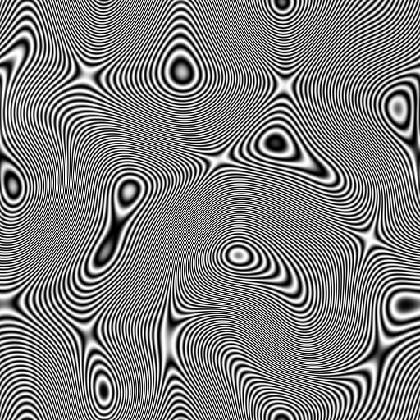
%> input picture periodic_pattern.tif, 420 x 420 px, shrunk from 512 x 512 before the run
$ octave simulation.m   (GNU Octave 9; MATLAB toolbox functions it lacks are replaced by stand-ins)
%> lines starting %> are read from the running program, lines starting %| are printed output that depends on the picture; in (x1, y1, x2, y2) boxes, pixels count from 0 and x2, y2 are one past the last pixel; in counts of white or black regions, pixels touching at a corner belong together; the program's own positions count from 1
### generate_sim_parameters.m
function p = generate_sim_parameters(period,Na,Np)
% p = generate_sim_parameters(period,Na,Np)
%
% Generate a set of parameters for SIM data
%

L = Na*Np;
period = period * ones(Np,Na);
theta = kron((0:Na-1)/Na*180, ones(Np,1)) + 15;
shifts = kron(ones(1,Na), (0:Np-1)'/Np);
amplitudes = 0.1 + 0.05*rand(Np,Na);
for l = 1:L
    p(l).period = period(l);
    p(l).orientation = theta(l);
    p(l).shift = shifts(l);
    p(l).amplitude = amplitudes(l);
end

### generate_sim_modulation.m
function m = generate_sim_modulation(dims, p, type, rounded)
% m = generate_sim_modulation(dims, p, type, rounded)
% m = generate_sim_modulation(dims, p, type)
% m = generate_sim_modulation(dims, p)
%
% Generate structured illumination modulation
%
% Jerome Boulanger 2018
if numel(dims) == 1
    dims = [dims dims];
end
if nargin < 3
    type = 1;
end
if nargin < 3
    rounded = false;
end

L = numel(p);
[x,y] = meshgrid(0:dims(2)-1,0:dims(1)-1);
m = zeros(dims(1),dims(2),L);

for l = 1:L
    kx = cosd(p(l).orientation) / p(l).period;
    ky = sind(p(l).orientation) / p(l).period;
    if rounded == true
        kx = round(dims(2) * kx) / dims(2);
        ky = round(dims(1) * ky) / dims(1);
    end
    m(:,:,l) = kx*x + ky*y + p(l).shift;
    if type==0
        m(:,:,l) = double(mod(m(:,:,l), 1) < 2/3);
    else
        m(:,:,l) = 0.5*(1+p(l).amplitude * cos(2*pi*m(:,:,l)));
    end
end

### generate_otf.m
function otf = generate_otf(n,p)
% otf = generate_otf(n,p)
% generate an ideal 2d optical transfert function
%
% n is the size of the image
% p is the cutoff period in pixels
%
% Jerome Boulanger (2018)

v0 = n/p;
[x, y] = meshgrid(-n/2 : n/2-1, -n/2 : n/2-1);
v = min(1,  sqrt(x.^2 + y.^2) / v0);
otf = 2 / pi * (acos(v) - v .* sqrt(1-v.*v));
otf = fftshift(otf);
otf = otf ./ max(otf(:));

### generate_sim_data.m
function [data,otf] = generate_sim_data(obj,m,otf,zoom,noise_std)

L = size(m,3);
data = real(ifft2(fft2(m.*repmat(obj,[1 1 L])) .* repmat(otf,[1 1 L])));
if zoom == 2
    % downsample data;
    data = fftshift(fftshift(fft2(data),1),2);
    data = data(size(data,1)/4+1:3*size(data,1)/4,size(data,2)/4+1:3*size(data,2)/4,:);
    data = real(ifft2(ifftshift(ifftshift(data,2),1)));
    % downsample the otf
    otf = fftshift(otf);
    otf = otf(size(otf,1)/4+1:3*size(otf,1)/4,size(otf,2)/4+1:3*size(otf,2)/4,:);
    otf = ifftshift(otf);
end
data = data + noise_std * randn(size(data));

### estimate_sim_parameters.m
function p = estimate_sim_parameters(data,otf,visu)
%
% p = estimate_sim_param(data,otf,visu)
% p = estimate_sim_param(data,otf)
% p = estimate_sim_param(data)
%
% Estimate modulation in structured illumination microscopy data
%
% Input :
% - data is a 3d arrays with angles x phases in the 3d dimension
% - otf is optional and used to normalized amplitudes (centered in (1,1))
% Output :
% - p is a array of structures period [px], orientation [deg], phase [fraction of 2*pi], amplitude
%
%
% The modulation period should be between 2 and 6 pixels
%
% Jerome Boulanger & James Manton 2018

if nargin < 3
    visu = false;
end

%
% estimate the period and orientation
if visu
    figure(1);clf;
end

avg = mean(data,3);
[x,y] = meshgrid(0:3*size(data,2)-1,0:3*size(data,1)-1);
D = sqrt((x - size(x,1)/2).^2 + (y - size(y,1)/2).^2);
D = double(D > 0.15 * size(D,1) ) .* double(D < 0.5 * size(D,1));
scales = logspace(2,8,20); % dft oversampling factors
for l = 1:size(data,3)
    I = tape(del2((data(:,:,l)-avg).*avg),  0.75);
    r0 = ifft2( I  , 3 * size(I,1), 3 * size(I,2) );
    r0 = abs(fftshift(r0));
    r0 = r0 .* D;
    [ky, kx] = find(r0 == max(r0(:)),1);
    [kx, ky] = fit_quadratic_peak(r0,kx,ky,1);
    kx = (kx - size(r0,2) / 2 - 1) * size(data,2) / size(r0,2);
    ky = (ky - size(r0,1) / 2 - 1) * size(data,1) / size(r0,1);
    X = [];
    Y = [];
    for j = 1:numel(scales)
        r1 = abs(dft(I,[ky;kx], scales(j), 255));
        [dy, dx] = find(r1 == max(r1(:)),1);
        [dx, dy] = fit_quadratic_peak(r1,dx,dy,10);
        kx = kx - (dx - size(r1,2) / 2 - 1) / scales(j);
        ky = ky - (dy - size(r1,1) / 2 - 1) / scales(j);
        if visu
            X(j) = kx;
            Y(j) = ky;
            figure(1);
            subplot(221);
            imshow(r0,[]);
            hold on;
            plot(3*kx+size(r0,2)/2+1,3*ky+size(r0,1)/2+1,'ro');
            hold off;
            subplot(222);
            imshow(r1,[]);
            hold on;
            plot(dx,dy,'ro');
            plot(size(r1,2)/2+1,size(r1,1)/2+1,'g+');
            plot(X,Y);
            hold off;
            drawnow;
            subplot(223);
            plot(X,Y);
            axis ij;
            xlabel('X');
            ylabel('Y');
            title(sprintf('iteration %d', j))
        end
    end
    p(l).period = size(data,1) / norm([kx;ky]);
    p(l).orientation = mod(atan2d(ky,kx),180);
end

% estimate phase and amplitude
[x,y] = meshgrid(0:size(data,2)-1,0:size(data,1)-1);
% define  weigths
w = sqrt(abs(reshape(mean(data,3),[size(data,1)*size(data,2),1])));
for l = 1:size(data,3)
    kx = size(data,2) * cosd(p(l).orientation) / p(l).period;
    ky = size(data,1) * sind(p(l).orientation) / p(l).period;
    z = 2 * pi * (kx .* x + ky .* y) / size(data,1);
    b = reshape(data(:,:,l),[size(data,1)*size(data,2),1]);
    if nargin < 2
        a = 1;
    else
        a = otf(round(norm([kx;ky])));
        if a == 0
            a = 1;
        end
    end
    A = [a.*w.*cos(z(:)) -a.*w.*sin(z(:)) w.*ones(numel(z),1)];
    v = (A'*A)\A'*b;
    p(l).shift = mod(atan2d(v(2),v(1)),360)/360;
    p(l).amplitude = norm(v(1:2))./v(3);
end

### simulation.m
% Simulation of structured illumination microscopy imaging and
% reconstruction.
%
% Jerome Boulanger 2018

clear all
filename = 'periodic_pattern.tif';
period = 4.75; % modulation period (before zoom)
cutoff = 4; % cutoff frequency
zoom = 2; % zoom factor (1 or 2)
noise_std = 2; % Gaussin noise level
wiener_parameter = 0.03; % wiener parameter
mask_amplitude = 0.75; % mask amplitude
obj = double(imread(filename)); % load the test image
%> obj: size 420x420 double; min 0, max 65000, mean 32472.3; mean of the top-left, top-right, bottom-left and bottom-right quarters 32814.2, 32024.5, 32509.3, 32541.5
p = generate_sim_parameters(period,3,3); % generate SIM parameters
m = generate_sim_modulation(size(obj), p); % generate a set of modulation
otf = generate_otf(size(obj,1), cutoff); % compute an OTF
[data,otf] = generate_sim_data(obj,m,otf,zoom,noise_std); % generate SIM data
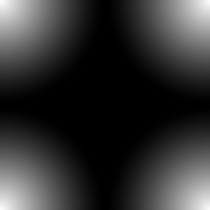
%> otf: size 210x210 double; min 0, max 1, mean 0.196
tic;
phat = estimate_sim_parameters(data,otf); % estimate SIM parameters
%> in estimate_sim_parameters, `avg = mean(data,3);`:
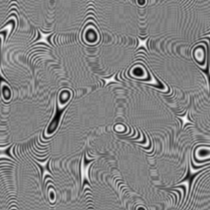
%> avg: size 210x210 double; min 8494.8, max 118476.6, mean 64945.2; drawn with min black and max white
%> in estimate_sim_parameters, `D = sqrt((x - size(x,1)/2).^2 + (y - size(y,1)/2).^2);`:
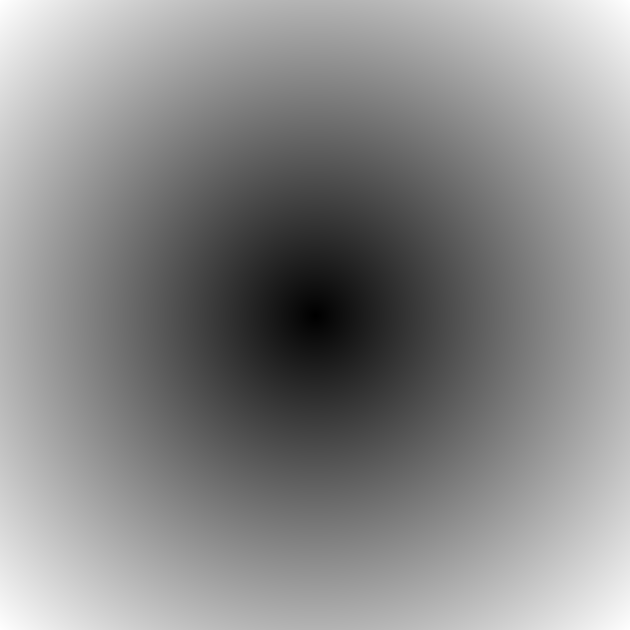
%> D: size 630x630 double; min 0, max 445.5, mean 241; drawn with min black and max white
%> in estimate_sim_parameters, `D = double(D > 0.15 * size(D,1) ) .* double(D < 0.5 * size(D,1));`:
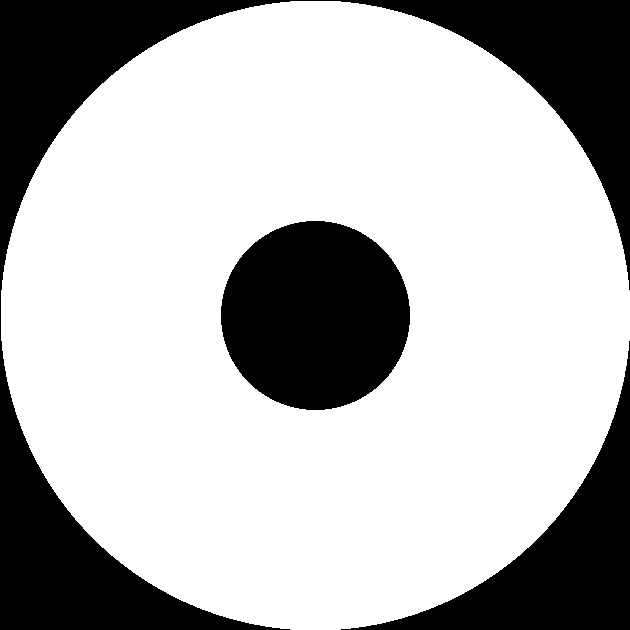
%> D: size 630x630 double; values 0 (black) and 1 (white), 71.5% white; 3 black regions, box (x1, y1, x2, y2) and area: (0, 0, 630, 630) 64217, (221, 221, 410, 410) 28057, (341, 341, 630, 630) 20986
%> the loop in estimate_sim_parameters, `for l = 1:size(data,3)` made 1 pass
%> the run ends on the next line
